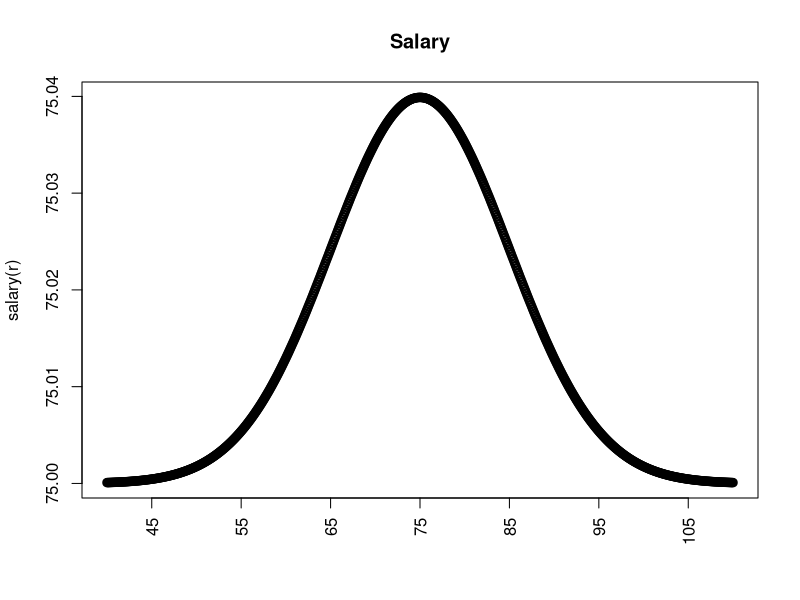

This figure's R source:
salary = function(x) {dnorm(x, mean = 75, sd=10)+75}
r = seq(40, 110, 0.1)
lab = seq(45, 105, 10)
plot(r, salary(r), xlab="", main="Salary", lwd = 2, xaxt="n")
axis(1, at = lab, las=2)